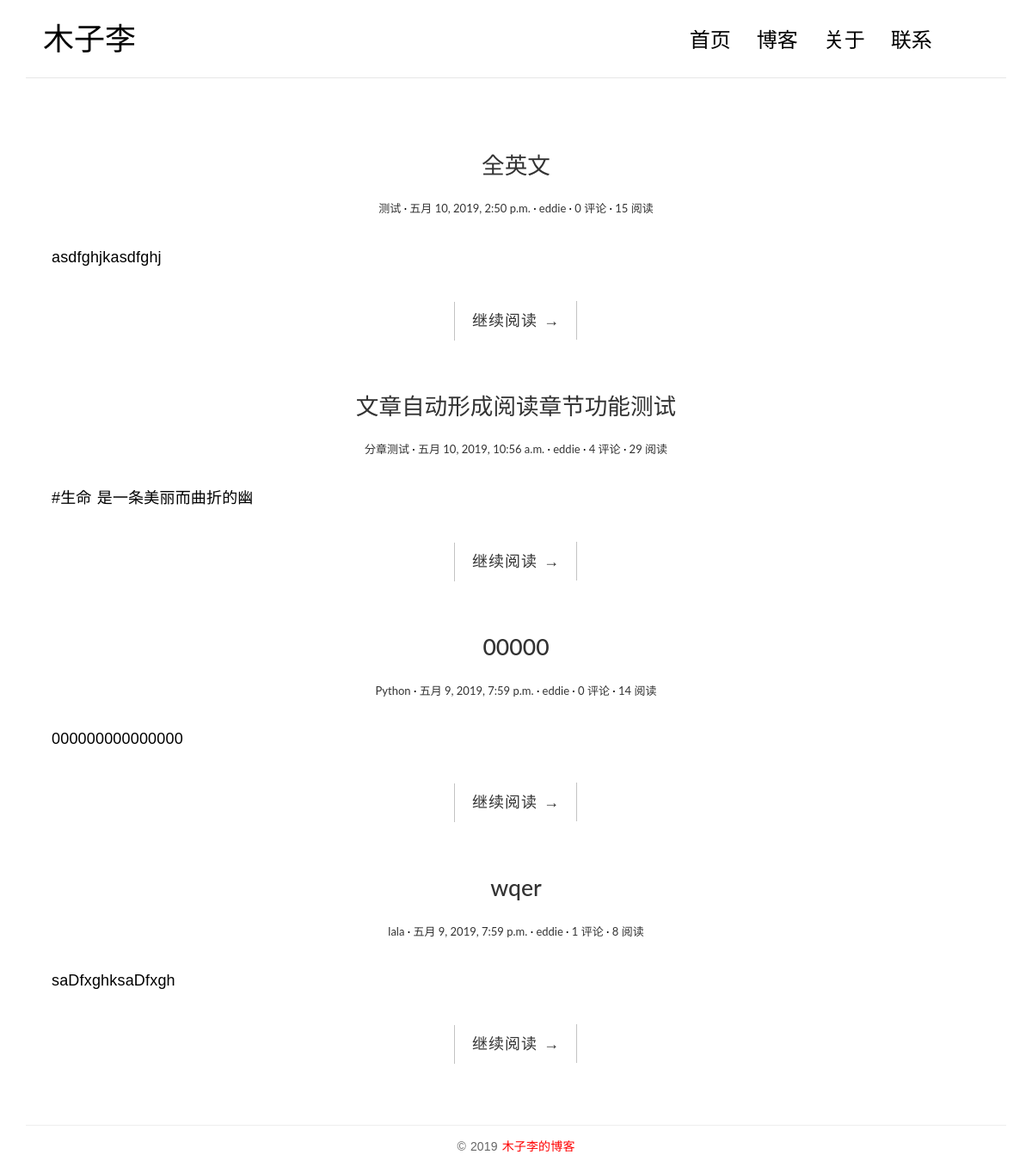
The app's page /full-width, older data.
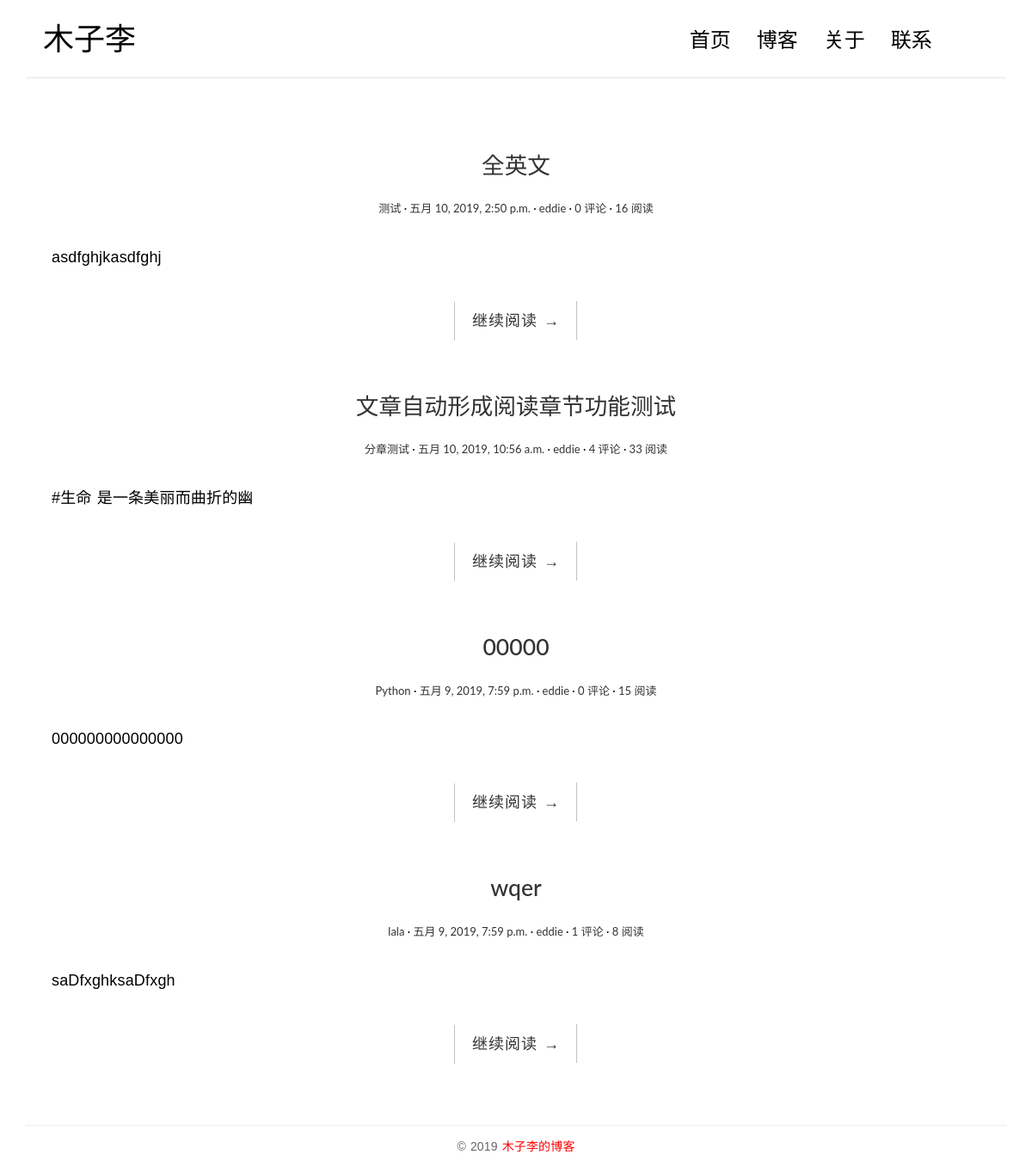
The same page, newer data.
### blog/models.py (models this page shows, shortened)
@python_2_unicode_compatible
class Post(models.Model):
    title = models.CharField(max_length=70)
    body = models.TextField()
    created_time = models.DateTimeField()
    modified_time = models.DateTimeField()
    excerpt = models.CharField(max_length=200, blank=True)
    category = models.ForeignKey(Category)
    tags = models.ManyToManyField(Tag, blank=True)
    author = models.ForeignKey(User)
    views = models.PositiveIntegerField(default=0)
    def get_absolute_url(self):
        return reverse('blog:detail', kwargs={'pk': self.pk})
    class Meta:
        ordering = ['-created_time', 'title']

class Category(models.Model):
    name = models.CharField(max_length=100)

### blog/views.py (the view)
# urls.py: url(r'^full-width$', views.FullView.as_view(), name='full-width'),
class FullView(ListView):
    model = Post
    template_name = 'blog/full-width.html'
    context_object_name = 'post_list'
    paginate_by = 4

### templates/blog/full-width.html (shortened to what this page needs)
{% extends 'other.html' %}
{% load staticfiles %}
    {% block main %}
        {% for post in post_list %}
            <article class="post post-{{ post.pk }}">
                <header class="entry-header">
                    <h1 class="entry-title">
                        <a href="{{ post.get_absolute_url }}">{{ post.title }}</a>
                    </h1>
                    <div class="entry-meta">
                        <span class="post-category"><a href="#">{{ post.category.name }}</a></span>
                        <span class="post-date"><a href="#"><time class="entry-date"
                                                                  datetime="{{ post.created_time }}">{{ post.created_time }}</time></a></span>
                        <span class="post-author"><a href="#">{{ post.author }}</a></span>
                        <span class="comments-link"><a href="#">{{ post.comment_set.count }} 评论</a></span>
                        <span class="views-count"><a href="#">{{ post.views }} 阅读</a></span>
                    </div>
                </header>
                <div class="entry-content clearfix">
                    <p>{{ post.body|truncatechars:15 }}</p>
                    <div class="read-more cl-effect-14">
                        <a href="{{ post.get_absolute_url }}" class="more-link">继续阅读 <span class="meta-nav">→</span></a>
                    </div>
                </div>
            </article>
        {% empty %}
            <div class="no-post">暂时还没有发布的文章！</div>
        {% endfor %}
    {% endblock main %}

Row changes from the older to the newer data that the page shows:
changed Post "全英文": views "15" → "16"
changed Post "文章自动形成阅读章节功能测试": views "29" → "33"
changed Post "Python": views "14" → "15"
